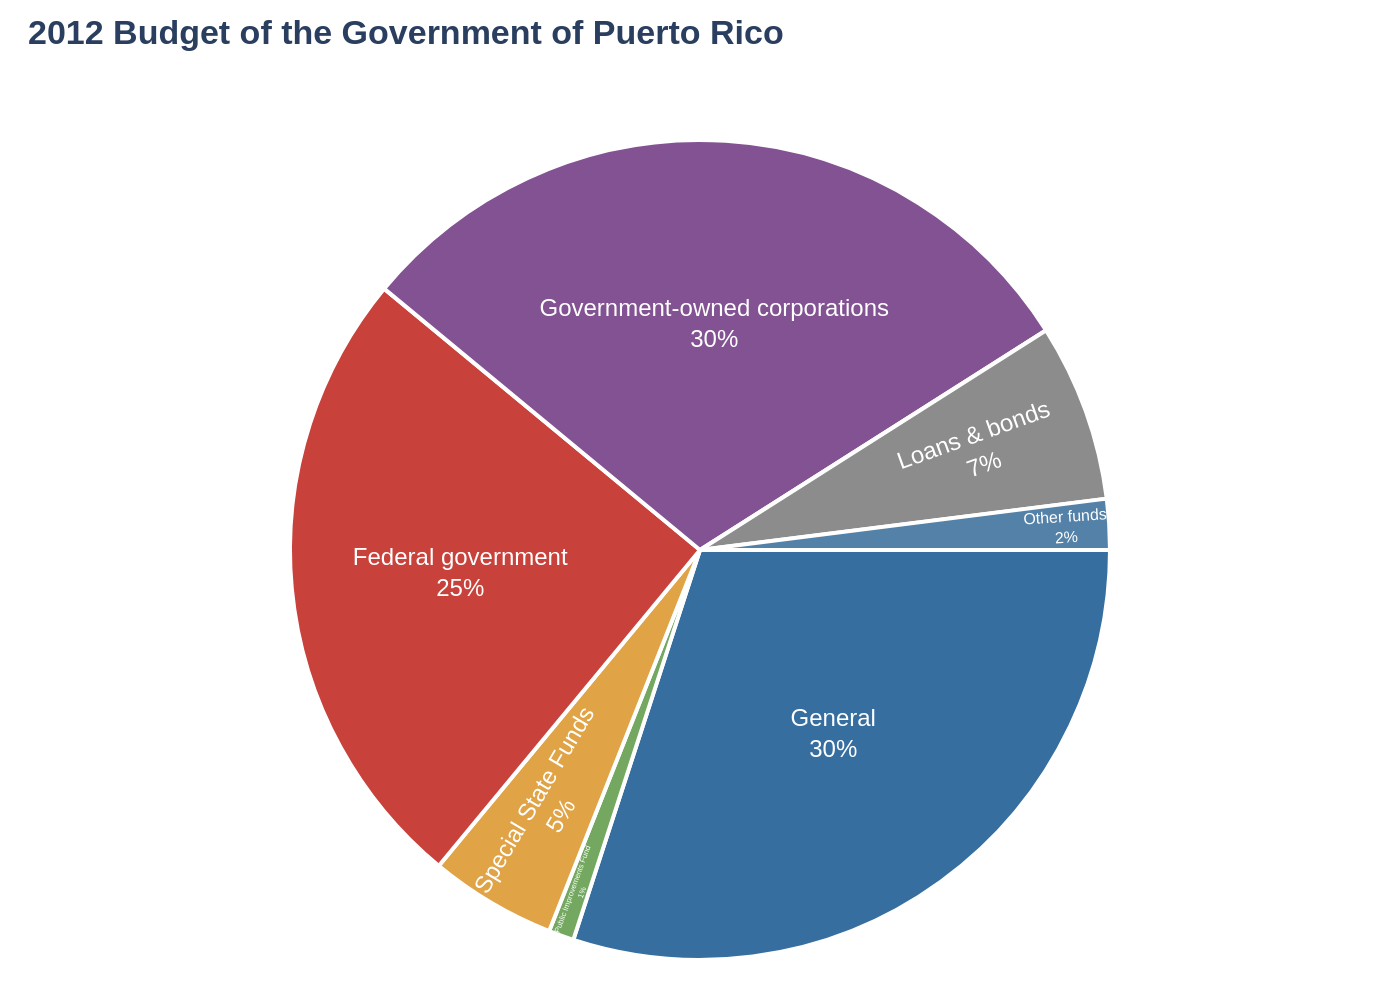

Recreate this plot in Python.
import sys
import json
import plotly.graph_objects as go
from pathlib import Path

# Ensure a JSON file path is provided as a command-line argument
if len(sys.argv) != 2:
    print("Usage: python create_chart.py <path_to_json_file>")
    sys.exit(1)

# Get the JSON file path from the command-line argument
json_file_path = Path(sys.argv[1])

# Check if the file exists
if not json_file_path.is_file():
    print(f"Error: File not found at {json_file_path}")
    sys.exit(1)

# Read the chart data from the JSON file
with open(json_file_path, 'r', encoding='utf-8') as f:
    chart_info = json.load(f)

# Extract data for plotting
data = chart_info['chart_data']
texts = chart_info['texts']
colors = chart_info['colors']

# Prepare data lists from the JSON structure
labels = [item['label'] for item in data]
values = [item['value'] for item in data]

# Create the pie chart trace
pie_trace = go.Pie(
    labels=labels,
    values=values,
    marker=dict(colors=colors, line=dict(color='#FFFFFF', width=2)),
    texttemplate='%{label}<br>%{value}%',
    textposition='inside',
    textfont=dict(color='white'),
    hoverinfo='label+percent',
    sort=False,  # Preserve the original data order
    direction='clockwise',
    rotation=90 # Starts the first slice at the top (12 o'clock)
)

# Create the figure
fig = go.Figure(data=[pie_trace])

# Update the layout for a clean and accurate presentation
fig.update_layout(
    title_text=f"<b>{texts['title']}</b>" if texts.get('title') else "",
    title_x=0.02,
    title_y=0.98,
    title_xanchor='left',
    title_yanchor='top',
    font=dict(
        family="Arial"
    ),
    showlegend=False,
    margin=dict(t=70, b=20, l=20, r=20),
    paper_bgcolor='white',
    plot_bgcolor='white'
)

# Determine the output filename from the input JSON filename
output_filename = json_file_path.with_suffix('.png')

# Save the figure as a high-resolution PNG image
fig.write_image(output_filename, scale=2)

print(f"Chart saved to {output_filename}")
